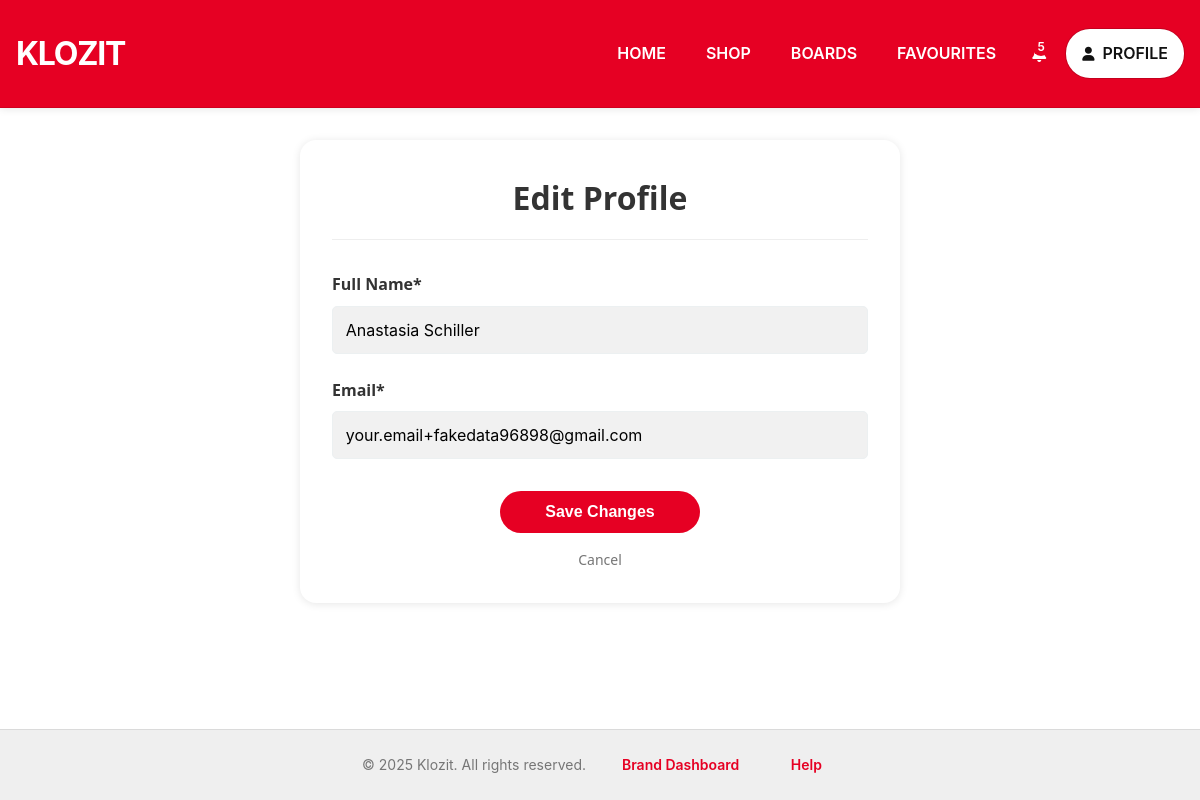
Page /profile/edit/ (signed in) on the committed database.
### accounts/models.py (models this page shows, shortened)
class User(AbstractUser):
    USER_TYPES = (
        ('ADMIN', 'Admin'),
        ('CUSTOMER', 'Customer'),
        ('BRAND_REPRESENTATIVE', 'Brand Representative'),
    )
    username = None  # Remove the username field
    email = models.EmailField(unique=True)
    full_name = models.CharField(max_length=255)
    user_type = models.CharField(max_length=50, choices=USER_TYPES, default='CUSTOMER')
    USERNAME_FIELD = 'email'
    REQUIRED_FIELDS = ['full_name']
    objects = UserManager()

### accounts/views.py (the view, shortened to what this page needs)
# urls.py: path('profile/edit/', views.update_profile_view, name='edit_profile'),
@login_required
def update_profile_view(request):
    return render(request, "accounts/edit_profile.html", {
        "profile_user": request.user
    })

### templates/accounts/edit_profile.html (shortened to what this page needs)
{% extends 'base.html' %} {% load static %} {% block content %}
<div class="products-container">
  <div class="board-form-card">
    <header class="wishlist-header">
      <h1>Edit Profile</h1>
    </header>
    <form method="POST" class="profile-form">
      <div class="form-group">
        <label for="full-name">Full Name*</label>
        <input
          type="text"
          id="full-name"
          name="full_name"
          class="search-input"
          value="{{ profile_user.full_name }}"
          required
        />
      </div>
      <div class="form-group">
        <label for="email">Email*</label>
        <input
          type="email"
          id="email"
          name="email"
          class="search-input"
          value="{{ profile_user.email }}"
          required
        />
      </div>
      <div class="form-actions">
        <button type="submit" class="save-button">Save Changes</button>
        <a href="{% url 'profile' %}" class="cancel-link">Cancel</a>
      </div>
    </form>
  </div>
</div>
{% endblock %}

### static/css/styles.css (style rules this page uses)
:root { --primary-color: #2d3436; --accent-color: #e74c3c; --light-gray: #ecf0f1; --dark-gray: #636e72; }
* { margin: 0; padding: 0; box-sizing: border-box; }
body { font-family: 'Segoe UI', sans-serif; background-color: white; color: var(--primary-color); line-height: 1.6; }
.search-input { width: 100%; padding: 1rem 2rem; border: 2px solid var(--dark-gray); border-radius: 30px; font-size: 1rem; transition: all 0.3s ease; }
.products-container { max-width: 1200px; margin: 0 auto; padding: 2rem; }
.profile-form .form-group { margin-bottom: 1.5rem; }
.profile-form label { display: block; margin-bottom: 0.5rem; font-weight: 500; color: var(--dark-gray); }
.profile-form input, .profile-form textarea { width: 100%; padding: 0.8rem; border: 1px solid var(--light-gray); border-radius: 5px; font-size: 1rem; }
.form-actions { display: flex; gap: 1rem; margin-top: 2rem; }
.wishlist-header { margin-bottom: 2rem; border-bottom: 1px solid #eee; padding-bottom: 1rem; }
.wishlist-header h1 { margin: 0; font-size: 2rem; color: #2c3e50; }
.wishlist-header { text-align: center; margin-bottom: 30px; }

### templates/base.html (style rules this page uses)
html, body { height: 100%; margin: 0; padding: 0; }
body { display: flex; flex-direction: column; min-height: 100vh; }

### templates/accounts/edit_profile.html (style rules this page uses)
.products-container { max-width: 1236px; margin: 0 auto; padding: 0 16px; }
.board-form-card { max-width: 600px; margin: 32px auto; background: white; border-radius: 16px; padding: 32px; box-shadow: 0 1px 8px rgba(0, 0, 0, 0.1); }
.wishlist-header { text-align: center; margin-bottom: 32px; }
.wishlist-header h1 { font-size: 32px; font-weight: 600; color: #333; }
.form-group { margin-bottom: 24px; }
.form-group label { display: block; font-weight: 600; color: #333; margin-bottom: 8px; }
.search-input { width: 100%; padding: 16px 20px; font-size: 16px; border: 1px solid #dadada; border-radius: 28px; background-color: #f1f1f1; font-family: -apple-system, BlinkMacSystemFont, "Segoe UI", Roboto, sans-serif; transition: all 0.15s ease-out; }
.form-actions { display: flex; flex-direction: column; align-items: center; gap: 16px; margin-top: 32px; }
.save-button { background: #e60023; color: white; border: none; padding: 12px 24px; border-radius: 24px; font-weight: 600; font-size: 16px; cursor: pointer; transition: all 0.15s ease-out; width: 100%; max-width: 200px; display: inline-flex; align-items: center; justify-content: center; gap: 8px; }
.cancel-link { color: #767676; text-decoration: none; font-size: 14px; transition: color 0.15s ease-out; }

### rows in the picture
User: full_name "Anastasia Schiller", email "your.email+fakedata96898@gmail.com"
